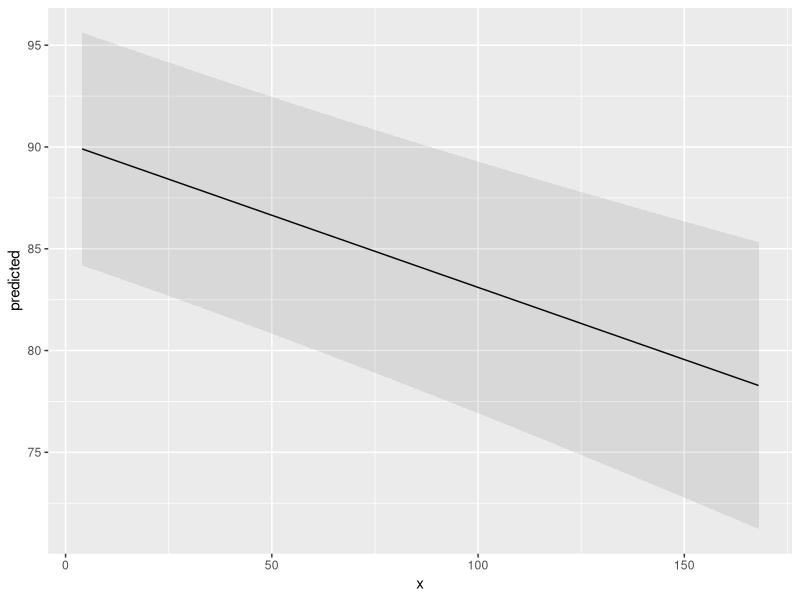
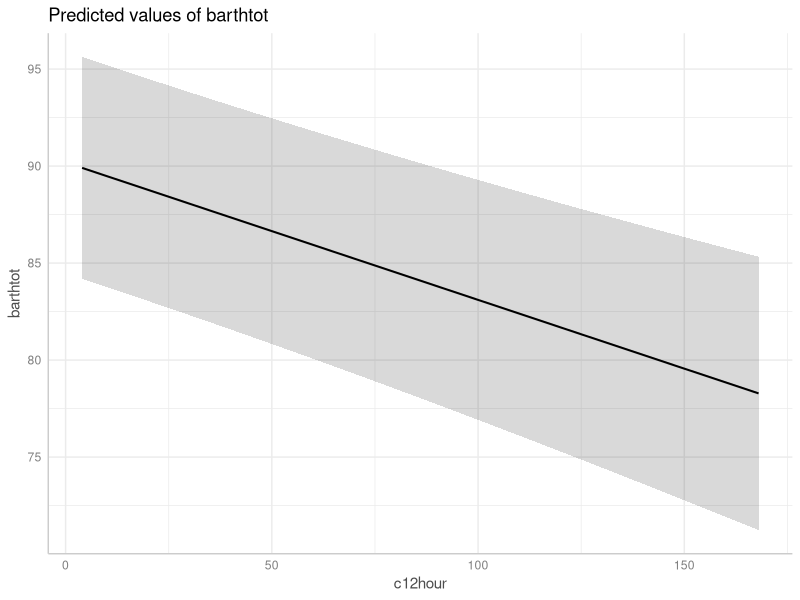
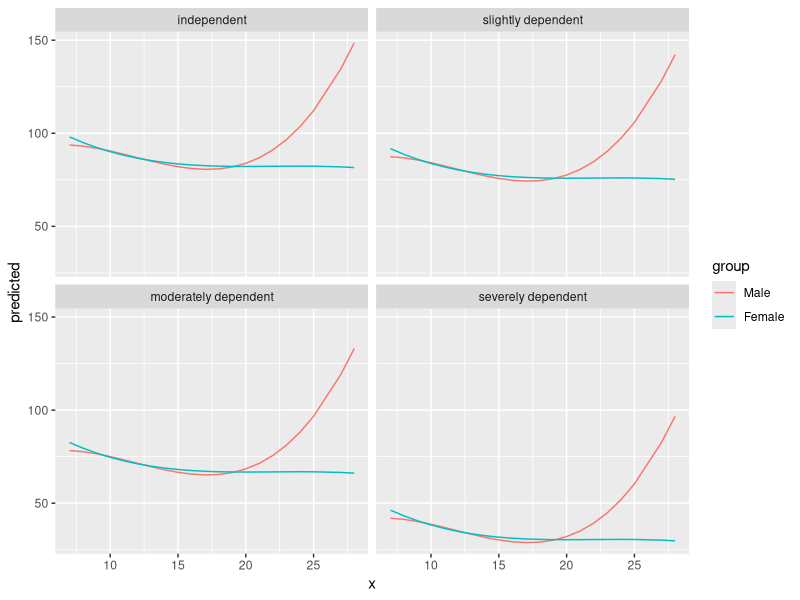
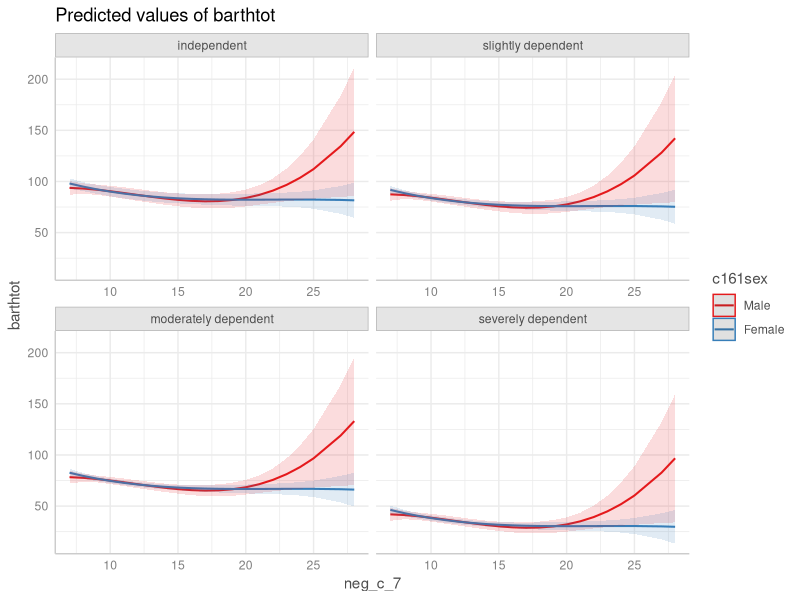
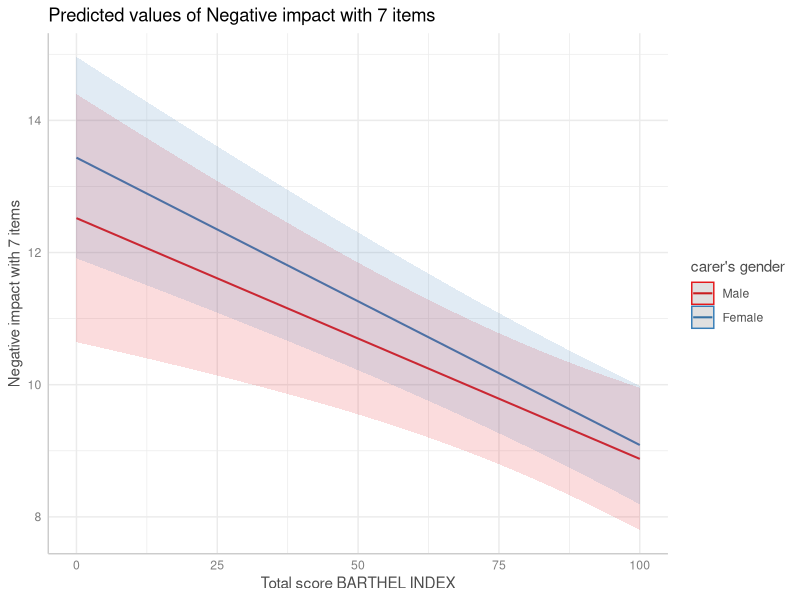

Write R code to recreate these figures, in order. (Note: this script raises an error after producing the figures.)
## ---- chunk 1
options(digits = 2)

knitr::opts_chunk$set(
  collapse = TRUE,
  fig.path = "man/figures/",
  fig.width = 7,
  fig.height = 5,
  comment = "#>",
  dev = "png"
)

.supported_models <- unique(sort(c(
  "wblm", "wbm", "phylolm", "phyloglm", "mblogit", "mclogit", "logitr", "averaging",
  "orm", "mlogit", "glimML", "cgam", "ols", "mixor", "glmx", "lrm", "lmrob", "feglm",
  "glmrob", "glmRob", "brglm", "bigglm", "biglm", "speedglm", "speedlm", "svyglm.nb",
  "svyglm", "stanreg", "brmsfit", "bayesx", "gamlss", "bamlss", "gam", "tobit",
  "survreg", "Gam", "MCMCglmm", "glmerMod", "glmmTMB", "nlmerMod", "lmerMod",
  "merModLmerTest", "rlmerMod", "lme", "logistf", "ivreg", "fixest", "gls", "geeglm",
  "clmm", "clm", "clm2", "polr", "rq", "rqss", "gee", "plm", "negbin", "vgam", "vglm",
  "lm_robust", "lmrob", "lmRob", "betareg", "truncreg", "coxph", "brmultinom",
  "multinom", "bracl", "Zelig-relogit", "zerotrunc", "zeroinfl", "hurdle", "MixMod",
  "glm", "lm", "tidymodels", "betabin", "bglmer", "blmer", "cgamm", "gamm", "gamm4",
  "glm.nb", "polr", "rlm", "rqs", "glmer.nb", "glmmPQL", "nestedLogit", "sdmTMB",
  "flic", "flac"
)))
## ---- chunk 2
library(ggeffects)
library(splines)
library(datawizard)
data(efc, package = "ggeffects")
efc <- to_factor(efc, c("c161sex", "e42dep"))
fit <- lm(barthtot ~ c12hour + bs(neg_c_7) * c161sex + e42dep, data = efc)

predict_response(fit, terms = "c12hour")
## ---- chunk 3
library(ggplot2)
mydf <- predict_response(fit, terms = "c12hour")
ggplot(mydf, aes(x, predicted)) +
  geom_line() +
  geom_ribbon(aes(ymin = conf.low, ymax = conf.high), alpha = 0.1)
## ---- chunk 4
mydf <- predict_response(fit, terms = "c12hour")
plot(mydf)
## ---- chunk 5
result <- predict_response(fit, terms = c("neg_c_7", "c161sex", "e42dep"))
# we want a more compact table, thus we use `print()` explicitly
print(result, collapse_table = TRUE, collapse_ci = TRUE)

ggplot(result, aes(x = x, y = predicted, colour = group)) +
  geom_line() +
  facet_wrap(~facet)
## ---- chunk 6
plot(result)
## ---- chunk 7
fit <- lm(neg_c_7 ~ c12hour + barthtot * c161sex + e42dep, data = efc)
result <- predict_response(fit, c("barthtot", "c161sex"))
plot(result)
## ---- chunk 8
test_predictions(result)
